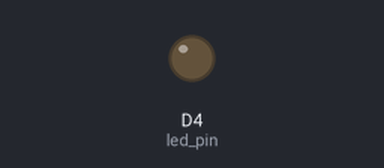
Simulated run of this sketch. Board: ESP8266 (NodeMCU). Shown: output pins drawn as LEDs (lit = HIGH). WiFi joins after 1.5 s; servers stay silent unless stated; what the sketch prints to the serial monitor is not drawn.

Above: at 0.1 s.
At 3.3 s:
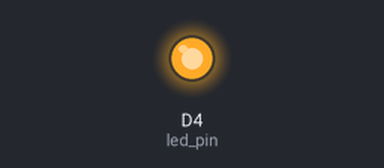
Timing chart, 0 to 4.8 s (numbered marks = the images above):
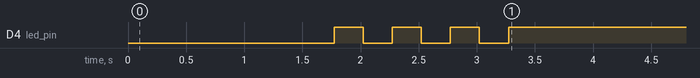

The sketch:

NodeMCU_App.ino
```cpp
/**************************************************************************************************
 * NodeMCU_App.ino
 *
 * Created: 18/05/2020
 * Author: Lars Lindner
 *
***************************************************************************************************/

#define D0		16
#define D1		5
#define D2		4
#define D3		0
#define led_pin	2
#define D5		14
#define D6		12
#define D7		13
#define D8		15
#define RX		3
#define TX		1


#include <ESP8266WiFi.h>
//#include <ESP8266WebServer.h>
//#include <WiFiClient.h>
#include<SoftwareSerial.h>

const char* ssid = "INFINITUM7271_2.4";
const char* password = "MODEM08042020";

WiFiServer server(80);
SoftwareSerial mySerial(D1,D2);


void setup()
{
	Serial.begin(115200);				//Hardware Serial with default Baud Rate for NodeMCU
	delay(10);
	mySerial.begin(9600);				//Software Serial for communication with Arduino
	delay(10);

	pinMode(led_pin, OUTPUT);

	// Connect to WiFi network
	Serial.println();
	Serial.println();
	Serial.print("Connecting to ");
	Serial.println(ssid);

	WiFi.begin(ssid, password);
	IPAddress ip(192,168,1,67);
	IPAddress gateway(192,168,1,254);
	IPAddress subnet(255,255,255,0);
	WiFi.config(ip, gateway, subnet);

	while (WiFi.status() != WL_CONNECTED)
	{
		delay(500);
		Serial.print(".");
	}
	Serial.println("");
	Serial.println("WiFi connected");

	// Start the server
	server.begin();
	Serial.println("Server started");

	// Print the IP address
	Serial.println(WiFi.localIP());

	// Signal for user that NodeMCU starts with the loop()
	for (int i = 0; i < 4; i++)
	{
		digitalWrite(led_pin, LOW);			// LOW on the NodeMCU means ON
		delay(250);
		digitalWrite(led_pin, HIGH);		// High on the NodeMCU means OFF
		delay(250);
	}
}


void loop()
{
	WiFiClient client = server.available();
	if (!client)
	{
		return;
	}

	// Wait until the client sends some data
	Serial.println("new client");
	while(!client.available())
	{
		delay(1);
	}

	// The complete string from the http request is read
	String cmpl_str = client.readStringUntil('\r');

// 	// Insert a delay, so that serial data isn't send too fast, to avoid flickering of lamp
// 	delay(100);

	// The command and the value is extracted from the http string
	String tmp_str = cmpl_str.substring(cmpl_str.indexOf("/") + 1);
	tmp_str.remove(tmp_str.indexOf(" "));
	String cmd_str = tmp_str;
	cmd_str.remove(cmd_str.indexOf("/"));
	int cmd_int = tmp_str.substring(tmp_str.indexOf("/") + 1).toInt();

	// and send to the Arduino
 	mySerial.print(cmd_str);
	mySerial.print("_");
 	mySerial.println(cmd_int, DEC);

	// HTTP response
	client.flush();
	String s = "HTTP/1.1 200 OK\r\nContent-Type: text/html\r\n\r\n<!DOCTYPE HTML>\r\n<html>\r\nData Received ";
	s +=  tmp_str;
	s += " </html>";
	client.println(s);

}
```
